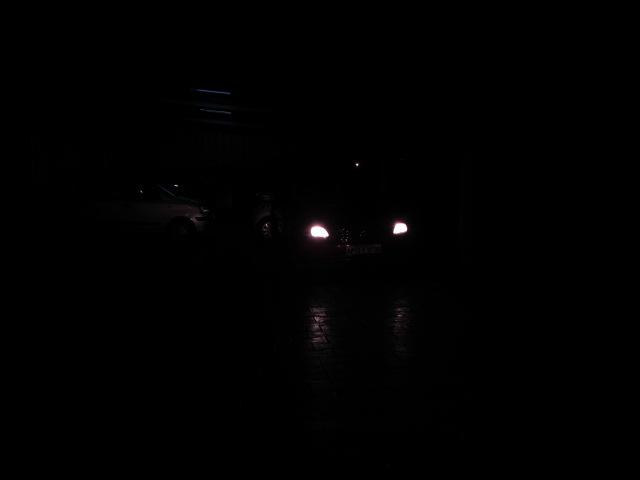
%> input picture car_4.jpg, 640 x 480 px
$ octave ContrastStretchingUsingFormula.m   (GNU Octave 9; MATLAB toolbox functions it lacks are replaced by stand-ins)
%> lines starting %> are read from the running program, lines starting %| are printed output that depends on the picture
clear all
close all
img=imread('C:\Users\user\Desktop\Lab3Images\car_4.jpg');
%> img is the input picture: size 480x640x3 uint8; mean R, G, B 0.9, 0.8, 0.9
img = imresize(img,0.5);
%> img: size 240x320x3 uint8
a = min(img(:));
%> a = 0
b = max(img(:));
%> b = 255
c= 0;
d = 255;
subplot(2,2,1),imshow(img),title('OriginalImage');
subplot(2,2,2),imhist(img),title('Histogram of Original Image');
% imNor=imadjust(img,stretchlim(img),[0,1]);
imNor = (img - c)*(b-a/d-c) + a;
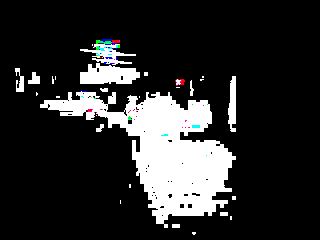
%> imNor: size 240x320x3 uint8; mean R, G, B 43.1, 43.3, 43.4
subplot(2,2,3),imshow(imNor),title('Normalized image');
subplot(2,2,4),imhist(imNor),title('Normalized Histogram');
%> after `title('Normalized Histogram')`:
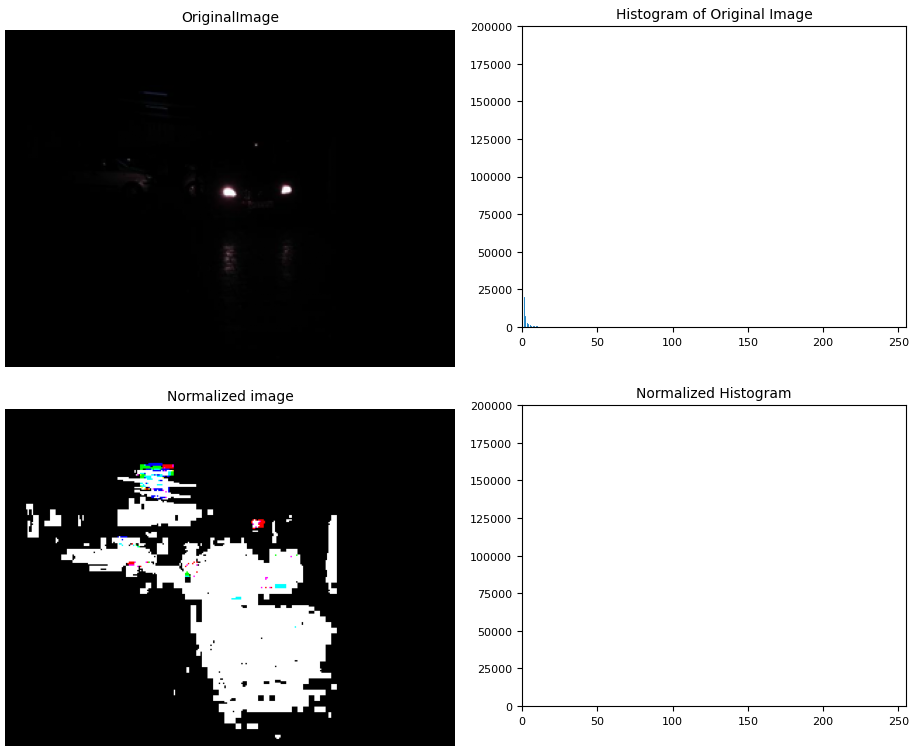
%> figure redrawn from the program's plot data, 4 panels

$ run again, with img1.jpg copied over car_4.jpg
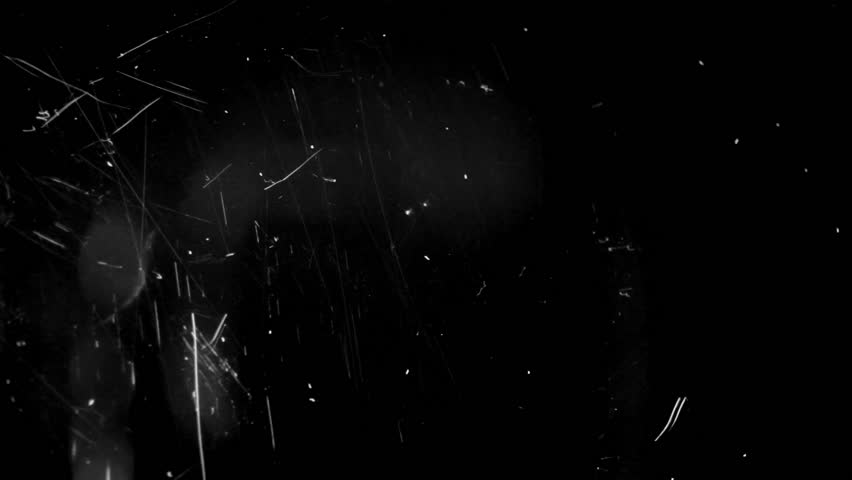
%> input picture img1.jpg, 852 x 480 px
%> img is the input picture: size 480x852x3 uint8; min 0, max 246, mean 6
%> img: size 240x426x3 uint8
%> a = 0
%> b = 209
%> `imNor = (img - c)*(b-a/d-c) + a;`:
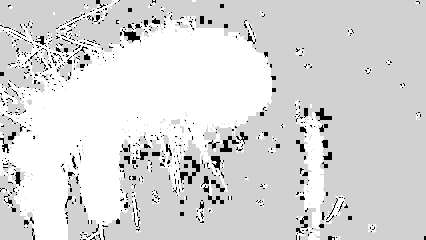
%> imNor: size 240x426x3 uint8; min 0, max 255, mean 216.8
%> `title('Normalized Histogram')`:
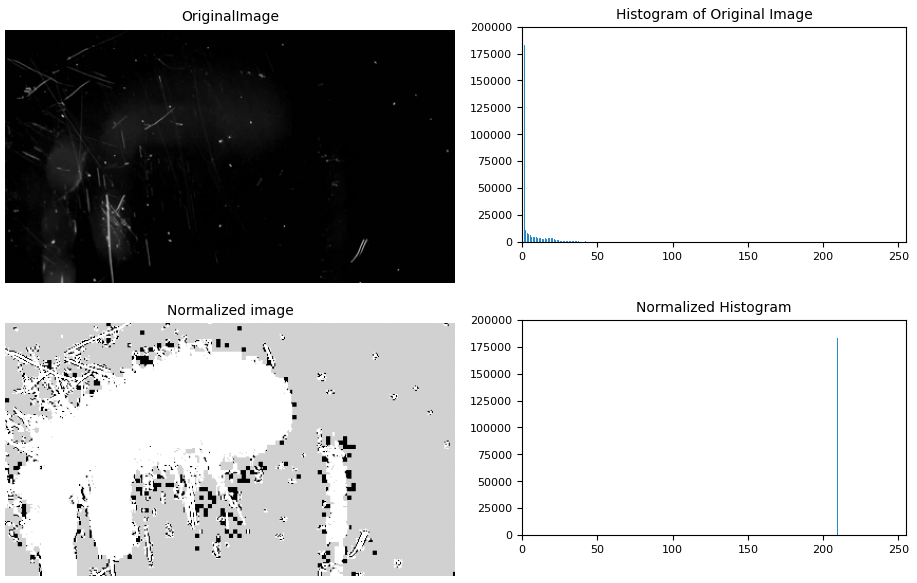
%> figure redrawn from the program's plot data, 4 panels

$ run again, with img2.jpg copied over car_4.jpg
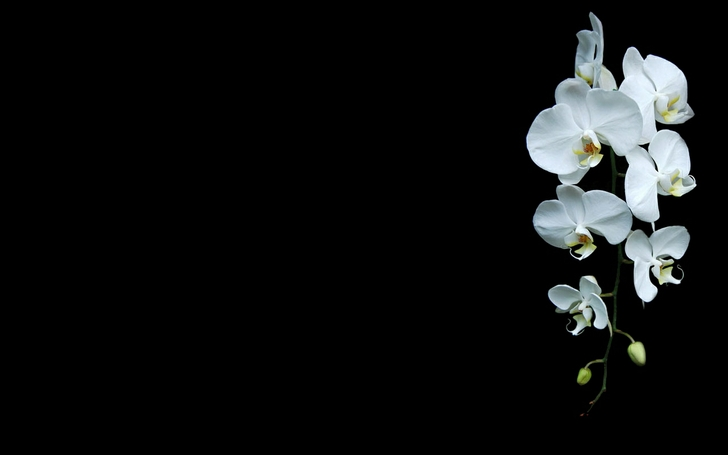
%> input picture img2.jpg, 728 x 455 px
%> img is the input picture: size 455x728x3 uint8; mean R, G, B 15.3, 16.7, 16.9
%> img: size 228x364x3 uint8
%> a = 0
%> b = 255
%> `imNor = (img - c)*(b-a/d-c) + a;`:
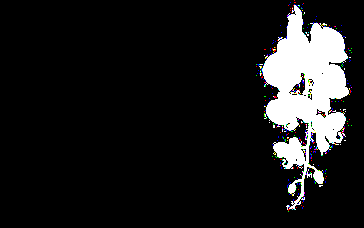
%> imNor: size 228x364x3 uint8; mean R, G, B 27.1, 27.1, 27.4
%> `title('Normalized Histogram')`:
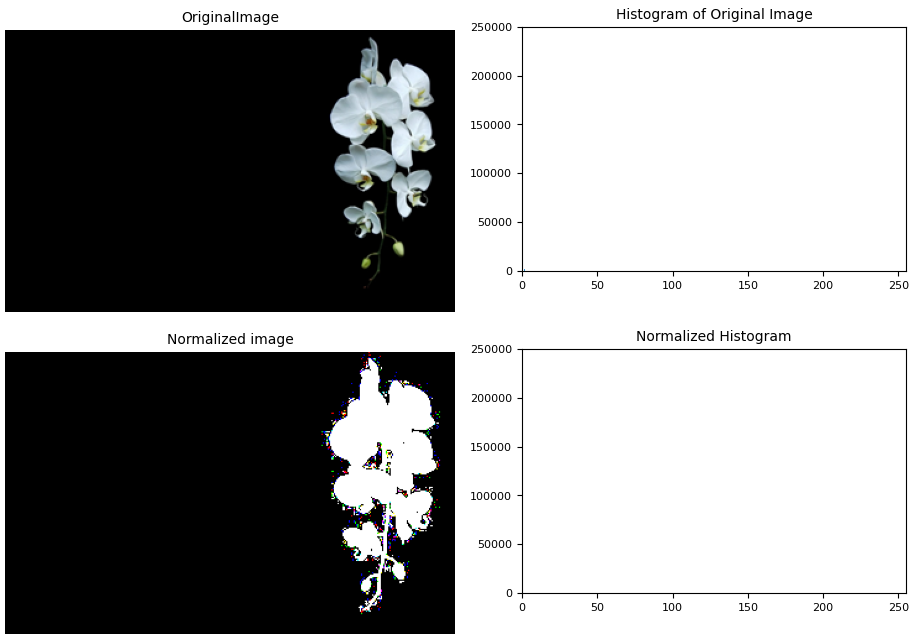
%> figure redrawn from the program's plot data, 4 panels
